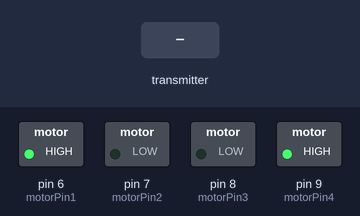
Recording of a sketch running on a simulated Arduino Uno, built with avr-gcc and run on an emulated ATmega328P. Parts: switched loads named in the sketch (green lamp = pin HIGH). The inputs (shaded band) are chosen by the test bench. No radio packets arrive unless stated; what the sketch prints to the serial monitor is not drawn.

Above: at 1.2 s.
1.3 s: the transmitter starts sending buf.0 = 0
3.2 s: the transmitter starts sending buf.0 = 64
5.1 s: the transmitter starts sending buf.0 = 128
Timing chart, 0 to 8.1 s (numbered marks = the images above; inputs shaded):
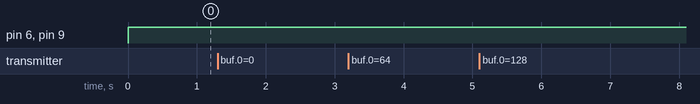

The sketch:

Slave_with_movement.ino
```cpp
/*
  433 MHz RF Module Receiver Demonstration 1
  RF-Rcv-Demo-1.ino
  Demonstrates 433 MHz RF Receiver Module
  Use with Transmitter Demonstration 1

  DroneBot Workshop 2018
  https://dronebotworkshop.com
*/

// Include RadioHead Amplitude Shift Keying Library
#include <RH_ASK.h>
// Include dependant SPI Library
#include <SPI.h>

// Create Amplitude Shift Keying Object
RH_ASK rf_driver;
int attention;
char attentionmsg;
String str_out;
String str_attention;
long val;
long val2;
// Define the pin numbers
int motorPin1 = 6;
int motorPin2 = 7;
int motorPin3 = 8;
int motorPin4 = 9;
void setup()
{
     pinMode(motorPin1, OUTPUT);
    pinMode(motorPin2, OUTPUT);
    pinMode(motorPin3, OUTPUT);
    pinMode(motorPin4, OUTPUT);
    Serial.begin(38400);
    long val;
    long val2;
  // Initialize ASK Object
  rf_driver.init();
  // Setup Serial Monitor
  Serial.begin(9600);
}

void loop()
{
  // Set buffer to size of expected message
  byte buf[1];
  byte buflen = sizeof(buf);
  // Check if received packet is correct size
  if (rf_driver.recv(buf, &buflen))
  {

    // Message received with valid checksum
    Serial.print("Message Received: ");
    Serial.println((char*)buf);
    //str_out = String((char*)buf);
    //  str_attention=str_out;
  }
if (buf > 40) {
    digitalWrite(motorPin1, HIGH);
    digitalWrite(motorPin2, LOW);
    digitalWrite(motorPin3, LOW);
    digitalWrite(motorPin4, HIGH);
}

else {
      digitalWrite(motorPin1, LOW);
    digitalWrite(motorPin2, HIGH);
    digitalWrite(motorPin3, HIGH);
    digitalWrite(motorPin4, LOW);
}

  //Serial.println(str_attention);


  //  attentionmsg[i]=char(buf[i]);
  //attentionmsg=char(buf);
  //attention=atoi(attentionmsg);


}
```

Measured:
- after the input at 1.3 s, every drawn part: stays the same
- after the input at 3.2 s, every drawn part: stays the same
- after the input at 5.1 s, every drawn part: stays the same
